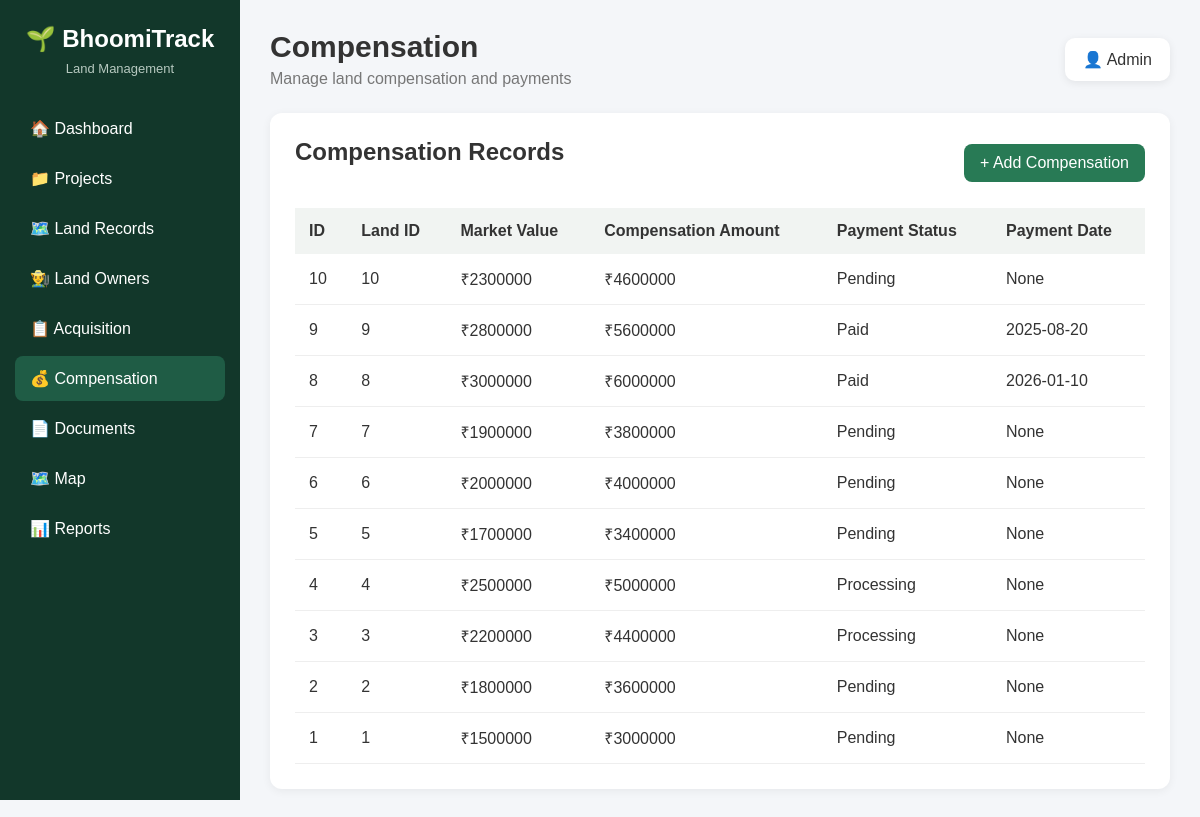
Page /compensation on the committed database.
### tables this page shows
CREATE TABLE "compensation" (
"compensation_id" INTEGER,
  "land_id" INTEGER,
  "market_value" INTEGER,
  "compensation_amount" INTEGER,
  "payment_status" TEXT,
  "payment_date" TEXT
);

### app.py (the view)
@app.route("/compensation")
def compensation():
    connection = get_db_connection()
    compensation_records = connection.execute("""
        SELECT *
        FROM compensation
        ORDER BY compensation_id DESC
    """).fetchall()
    connection.close()
    return render_template(
        "compensation.html",
        compensation_records=compensation_records
    )

### app.py (called while the page is built)
def get_db_connection():
    connection = sqlite3.connect("database.db")
    connection.row_factory = sqlite3.Row
    return connection

### templates/compensation.html (shortened to what this page needs)
<!DOCTYPE html>
<html lang="en">
<head>
    <link rel="stylesheet"
          href="{{ url_for('static', filename='style.css') }}">
</head>
<body>
    <div class="sidebar">
        <h2>🌱 BhoomiTrack</h2>
        <p class="side-title">
            Land Management
        </p>
        <a href="/">🏠 Dashboard</a>
        <a href="/projects">📁 Projects</a>
        <a href="/land">🗺️ Land Records</a>
        <a href="/owners">👨‍🌾 Land Owners</a>
        <a href="/acquisition">📋 Acquisition</a>
        <a href="/compensation" class="active">
            💰 Compensation
        </a>
        <a href="#">📄 Documents</a>
        <a href="#">🗺️ Map</a>
        <a href="#">📊 Reports</a>
    </div>
    <div class="main">
        <div class="header">
            <div>
                <h1>Compensation</h1>
                <p>
                    Manage land compensation and payments
                </p>
            </div>
            <div class="admin">
                👤 Admin
            </div>
        </div>
        <div class="box">
            <div class="project-header">
                <h2>Compensation Records</h2>
                <a href="/add-compensation"
                   class="add-button">
                    + Add Compensation
                </a>
            </div>
            <table>
                <thead>
                    <tr>
                        <th>ID</th>
                        <th>Land ID</th>
                        <th>Market Value</th>
                        <th>Compensation Amount</th>
                        <th>Payment Status</th>
                        <th>Payment Date</th>
                    </tr>
                </thead>
                <tbody>
                    {% for record in compensation_records %}
                    <tr>
                        <td>
                            {{ record["compensation_id"] }}
                        </td>
                        <td>
                            {{ record["land_id"] }}
                        </td>
                        <td>
                            ₹{{ record["market_value"] }}
                        </td>
                        <td>
                            ₹{{ record["compensation_amount"] }}
                        </td>
                        <td>
                            {{ record["payment_status"] }}
                        </td>
                        <td>
                            {{ record["payment_date"] }}
                        </td>
                    </tr>
                    {% endfor %}
                </tbody>
            </table>
        </div>
    </div>
</body>
</html>

### static/style.css (style rules this page uses)
* { margin: 0; padding: 0; box-sizing: border-box; font-family: Arial, sans-serif; }
body { background: #f4f6f9; color: #333; }
.sidebar { position: fixed; left: 0; top: 0; width: 240px; height: 100vh; background: #12372a; color: white; padding: 25px 15px; }
.sidebar h2 { text-align: center; margin-bottom: 8px; }
.side-title { text-align: center; color: #b7c9c0; font-size: 13px; margin-bottom: 30px; }
.sidebar a { display: block; padding: 13px 15px; margin: 5px 0; color: white; text-decoration: none; border-radius: 8px; }
.sidebar a:hover, .sidebar a.active { background: #1f5c45; }
.main { margin-left: 240px; padding: 30px; }
.header { display: flex; justify-content: space-between; align-items: center; margin-bottom: 25px; }
.header h1 { font-size: 30px; }
.header p { margin-top: 6px; color: #777; }
.admin { background: white; padding: 12px 18px; border-radius: 10px; box-shadow: 0 2px 8px rgba(0,0,0,0.08); }
.box { background: white; padding: 25px; border-radius: 12px; box-shadow: 0 2px 10px rgba(0,0,0,0.06); }
.box h2 { margin-bottom: 22px; }
.project-header { display: flex; justify-content: space-between; align-items: center; margin-bottom: 20px; }
.add-button { background: #287a55; color: white; text-decoration: none; padding: 10px 16px; border-radius: 8px; }
table { width: 100%; border-collapse: collapse; }
th { background: #f1f4f2; text-align: left; padding: 14px; }
td { padding: 14px; border-bottom: 1px solid #eee; }

### rows in the picture
compensation: compensation_id "10", land_id "10", market_value "2300000", compensation_amount "4600000", payment_status "Pending", payment_date "None"
compensation: compensation_id "9", land_id "9", market_value "2800000", compensation_amount "5600000", payment_status "Paid", payment_date "2025-08-20"
compensation: compensation_id "8", land_id "8", market_value "3000000", compensation_amount "6000000", payment_status "Paid", payment_date "2026-01-10"
compensation: compensation_id "7", land_id "7", market_value "1900000", compensation_amount "3800000", payment_status "Pending", payment_date "None"
compensation: compensation_id "6", land_id "6", market_value "2000000", compensation_amount "4000000", payment_status "Pending", payment_date "None"
compensation: compensation_id "5", land_id "5", market_value "1700000", compensation_amount "3400000", payment_status "Pending", payment_date "None"
compensation: compensation_id "4", land_id "4", market_value "2500000", compensation_amount "5000000", payment_status "Processing", payment_date "None"
compensation: compensation_id "3", land_id "3", market_value "2200000", compensation_amount "4400000", payment_status "Processing", payment_date "None"
compensation: compensation_id "2", land_id "2", market_value "1800000", compensation_amount "3600000", payment_status "Pending", payment_date "None"
compensation: compensation_id "1", land_id "1", market_value "1500000", compensation_amount "3000000", payment_status "Pending", payment_date "None"
